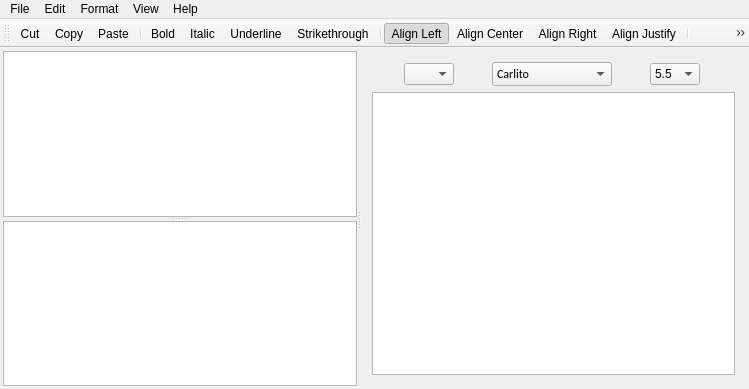
<?xml version="1.0" encoding="UTF-8"?>
<ui version="4.0">
 <class>MainWindow</class>
 <widget class="QMainWindow" name="MainWindow">
  <property name="geometry">
   <rect>
    <x>0</x>
    <y>0</y>
    <width>749</width>
    <height>389</height>
   </rect>
  </property>
  <property name="windowTitle">
   <string>Brainstorm</string>
  </property>
  <property name="windowIcon">
   <iconset resource="icons.qrc">
    <normaloff>:/icons/images/Brainstorm_128x128x32.png</normaloff>:/icons/images/Brainstorm_128x128x32.png</iconset>
  </property>
  <widget class="QWidget" name="centralWidget">
   <layout class="QHBoxLayout" name="horizontalLayout_2">
    <property name="spacing">
     <number>3</number>
    </property>
    <property name="margin">
     <number>3</number>
    </property>
    <item>
     <widget class="QSplitter" name="splitterNote">
      <property name="orientation">
       <enum>Qt::Horizontal</enum>
      </property>
      <widget class="QSplitter" name="splitterLists">
       <property name="orientation">
        <enum>Qt::Vertical</enum>
       </property>
       <widget class="QListView" name="listCategories">
        <property name="showDropIndicator" stdset="0">
         <bool>false</bool>
        </property>
        <property name="modelColumn">
         <number>0</number>
        </property>
       </widget>
       <widget class="QListView" name="listNotes">
        <property name="maximumSize">
         <size>
          <width>16777214</width>
          <height>16777215</height>
         </size>
        </property>
       </widget>
      </widget>
      <widget class="QWidget" name="layoutWidget">
       <layout class="QVBoxLayout" name="verticalLayout">
        <item>
         <layout class="QHBoxLayout" name="horizontalLayout">
          <item>
           <widget class="QComboBox" name="comboColors">
            <property name="sizePolicy">
             <sizepolicy hsizetype="Fixed" vsizetype="Fixed">
              <horstretch>0</horstretch>
              <verstretch>0</verstretch>
             </sizepolicy>
            </property>
            <property name="maximumSize">
             <size>
              <width>50</width>
              <height>16777215</height>
             </size>
            </property>
           </widget>
          </item>
          <item>
           <widget class="QFontComboBox" name="comboFonts">
            <property name="sizePolicy">
             <sizepolicy hsizetype="Maximum" vsizetype="Fixed">
              <horstretch>0</horstretch>
              <verstretch>0</verstretch>
             </sizepolicy>
            </property>
            <property name="maximumSize">
             <size>
              <width>120</width>
              <height>16777215</height>
             </size>
            </property>
            <property name="font">
             <font>
              <family>Calibri</family>
             </font>
            </property>
            <property name="editable">
             <bool>false</bool>
            </property>
            <property name="currentFont">
             <font>
              <family>Calibri</family>
             </font>
            </property>
           </widget>
          </item>
          <item>
           <widget class="QComboBox" name="comboFontSizes">
            <property name="sizePolicy">
             <sizepolicy hsizetype="Fixed" vsizetype="Fixed">
              <horstretch>0</horstretch>
              <verstretch>0</verstretch>
             </sizepolicy>
            </property>
            <property name="maximumSize">
             <size>
              <width>50</width>
              <height>16777215</height>
             </size>
            </property>
            <item>
             <property name="text">
              <string>5.5</string>
             </property>
            </item>
            <item>
             <property name="text">
              <string>6</string>
             </property>
            </item>
            <item>
             <property name="text">
              <string>6.5</string>
             </property>
            </item>
            <item>
             <property name="text">
              <string>7</string>
             </property>
            </item>
            <item>
             <property name="text">
              <string>8</string>
             </property>
            </item>
            <item>
             <property name="text">
              <string>9</string>
             </property>
            </item>
            <item>
             <property name="text">
              <string>10</string>
             </property>
            </item>
            <item>
             <property name="text">
              <string>11</string>
             </property>
            </item>
            <item>
             <property name="text">
              <string>12</string>
             </property>
            </item>
            <item>
             <property name="text">
              <string>13</string>
             </property>
            </item>
            <item>
             <property name="text">
              <string>14</string>
             </property>
            </item>
            <item>
             <property name="text">
              <string>15</string>
             </property>
            </item>
            <item>
             <property name="text">
              <string>16</string>
             </property>
            </item>
            <item>
             <property name="text">
              <string>18</string>
             </property>
            </item>
            <item>
             <property name="text">
              <string>20</string>
             </property>
            </item>
            <item>
             <property name="text">
              <string>22</string>
             </property>
            </item>
            <item>
             <property name="text">
              <string>24</string>
             </property>
            </item>
            <item>
             <property name="text">
              <string>26</string>
             </property>
            </item>
            <item>
             <property name="text">
              <string>28</string>
             </property>
            </item>
            <item>
             <property name="text">
              <string>30</string>
             </property>
            </item>
            <item>
             <property name="text">
              <string>32</string>
             </property>
            </item>
            <item>
             <property name="text">
              <string>36</string>
             </property>
            </item>
            <item>
             <property name="text">
              <string>42</string>
             </property>
            </item>
           </widget>
          </item>
         </layout>
        </item>
        <item>
         <widget class="QTextBrowser" name="textNote">
          <property name="font">
           <font>
            <family>Calibri</family>
            <pointsize>11</pointsize>
           </font>
          </property>
          <property name="autoFormatting">
           <set>QTextEdit::AutoNone</set>
          </property>
          <property name="tabChangesFocus">
           <bool>false</bool>
          </property>
          <property name="undoRedoEnabled">
           <bool>true</bool>
          </property>
          <property name="readOnly">
           <bool>false</bool>
          </property>
          <property name="textInteractionFlags">
           <set>Qt::LinksAccessibleByKeyboard|Qt::LinksAccessibleByMouse|Qt::TextBrowserInteraction|Qt::TextEditable|Qt::TextEditorInteraction|Qt::TextSelectableByKeyboard|Qt::TextSelectableByMouse</set>
          </property>
          <property name="openExternalLinks">
           <bool>true</bool>
          </property>
         </widget>
        </item>
       </layout>
      </widget>
     </widget>
    </item>
   </layout>
  </widget>
  <widget class="QMenuBar" name="menuBar">
   <property name="geometry">
    <rect>
     <x>0</x>
     <y>0</y>
     <width>749</width>
     <height>22</height>
    </rect>
   </property>
   <widget class="QMenu" name="menuFile">
    <property name="title">
     <string>File</string>
    </property>
    <addaction name="actionNew_Category"/>
    <addaction name="actionRename_Category"/>
    <addaction name="actionDelete_Category"/>
    <addaction name="separator"/>
    <addaction name="actionNew_Note"/>
    <addaction name="actionRename_Note"/>
    <addaction name="actionSave_Note"/>
    <addaction name="actionDelete_Note"/>
    <addaction name="separator"/>
    <addaction name="actionImport_Notes"/>
    <addaction name="actionExport_Category"/>
    <addaction name="separator"/>
    <addaction name="actionQuit"/>
   </widget>
   <widget class="QMenu" name="menuEdit">
    <property name="title">
     <string>Edit</string>
    </property>
    <addaction name="actionUndo"/>
    <addaction name="actionRedo"/>
    <addaction name="separator"/>
    <addaction name="actionCut"/>
    <addaction name="actionCopy"/>
    <addaction name="actionPaste"/>
    <addaction name="separator"/>
    <addaction name="actionFind_Replace"/>
   </widget>
   <widget class="QMenu" name="menuFormat">
    <property name="title">
     <string>Format</string>
    </property>
    <addaction name="actionBold"/>
    <addaction name="actionItalic"/>
    <addaction name="actionUnderline"/>
    <addaction name="actionStrikethrough"/>
    <addaction name="separator"/>
    <addaction name="actionBullet_List"/>
    <addaction name="actionNumber_List"/>
    <addaction name="separator"/>
    <addaction name="actionIncrease_Indent"/>
    <addaction name="actionDecrease_Indent"/>
    <addaction name="separator"/>
    <addaction name="actionShow_Fonts"/>
    <addaction name="actionShow_Colors"/>
    <addaction name="actionIncrease_Font"/>
    <addaction name="actionDecrease_Font"/>
    <addaction name="actionReset_Font"/>
    <addaction name="separator"/>
    <addaction name="actionAlign_Left"/>
    <addaction name="actionAlign_Center"/>
    <addaction name="actionAlign_Right"/>
    <addaction name="actionAlign_Justify"/>
   </widget>
   <widget class="QMenu" name="menuView">
    <property name="title">
     <string>View</string>
    </property>
    <addaction name="actionHide_Window"/>
    <addaction name="separator"/>
    <addaction name="actionPrevious_Category"/>
    <addaction name="actionNext_Category"/>
    <addaction name="separator"/>
    <addaction name="actionPrevious_Note"/>
    <addaction name="actionNext_Note"/>
   </widget>
   <widget class="QMenu" name="menuHelp">
    <property name="title">
     <string>Help</string>
    </property>
    <addaction name="actionAbout_Qt"/>
    <addaction name="actionAbout_Brainstorm"/>
   </widget>
   <addaction name="menuFile"/>
   <addaction name="menuEdit"/>
   <addaction name="menuFormat"/>
   <addaction name="menuView"/>
   <addaction name="menuHelp"/>
  </widget>
  <widget class="QToolBar" name="toolBar">
   <property name="windowTitle">
    <string>toolBar</string>
   </property>
   <property name="iconSize">
    <size>
     <width>20</width>
     <height>20</height>
    </size>
   </property>
   <attribute name="toolBarArea">
    <enum>TopToolBarArea</enum>
   </attribute>
   <attribute name="toolBarBreak">
    <bool>false</bool>
   </attribute>
   <addaction name="actionCut"/>
   <addaction name="actionCopy"/>
   <addaction name="actionPaste"/>
   <addaction name="separator"/>
   <addaction name="actionBold"/>
   <addaction name="actionItalic"/>
   <addaction name="actionUnderline"/>
   <addaction name="actionStrikethrough"/>
   <addaction name="separator"/>
   <addaction name="actionAlign_Left"/>
   <addaction name="actionAlign_Center"/>
   <addaction name="actionAlign_Right"/>
   <addaction name="actionAlign_Justify"/>
   <addaction name="separator"/>
   <addaction name="actionBullet_List"/>
   <addaction name="actionNumber_List"/>
   <addaction name="separator"/>
  </widget>
  <action name="actionQuit">
   <property name="text">
    <string>Quit</string>
   </property>
   <property name="shortcut">
    <string>Ctrl+Q</string>
   </property>
  </action>
  <action name="actionNew_Category">
   <property name="icon">
    <iconset resource="icons.qrc">
     <normaloff>:/toolbar/images/folder-new.png</normaloff>:/toolbar/images/folder-new.png</iconset>
   </property>
   <property name="text">
    <string>New Category</string>
   </property>
   <property name="shortcut">
    <string>Ctrl+Shift+N</string>
   </property>
  </action>
  <action name="actionRename_Category">
   <property name="text">
    <string>Rename Category</string>
   </property>
   <property name="shortcut">
    <string>Ctrl+Shift+R</string>
   </property>
  </action>
  <action name="actionDelete_Category">
   <property name="text">
    <string>Delete Category</string>
   </property>
  </action>
  <action name="actionNew_Note">
   <property name="icon">
    <iconset resource="icons.qrc">
     <normaloff>:/toolbar/images/document-new.png</normaloff>:/toolbar/images/document-new.png</iconset>
   </property>
   <property name="text">
    <string>New Note</string>
   </property>
   <property name="shortcut">
    <string>Ctrl+N</string>
   </property>
  </action>
  <action name="actionRename_Note">
   <property name="text">
    <string>Rename Note</string>
   </property>
   <property name="shortcut">
    <string>Ctrl+R</string>
   </property>
  </action>
  <action name="actionDelete_Note">
   <property name="text">
    <string>Delete Note</string>
   </property>
  </action>
  <action name="actionSave_Note">
   <property name="icon">
    <iconset resource="icons.qrc">
     <normaloff>:/toolbar/images/document-save.png</normaloff>:/toolbar/images/document-save.png</iconset>
   </property>
   <property name="text">
    <string>Save Note</string>
   </property>
   <property name="shortcut">
    <string>Ctrl+S</string>
   </property>
  </action>
  <action name="actionImport_Notes">
   <property name="text">
    <string>Import Notes...</string>
   </property>
  </action>
  <action name="actionExport_Category">
   <property name="text">
    <string>Export Category</string>
   </property>
  </action>
  <action name="actionUndo">
   <property name="icon">
    <iconset resource="icons.qrc">
     <normaloff>:/toolbar/images/edit-undo.png</normaloff>:/toolbar/images/edit-undo.png</iconset>
   </property>
   <property name="text">
    <string>Undo</string>
   </property>
   <property name="shortcut">
    <string>Ctrl+Z</string>
   </property>
  </action>
  <action name="actionRedo">
   <property name="icon">
    <iconset resource="icons.qrc">
     <normaloff>:/toolbar/images/edit-redo.png</normaloff>:/toolbar/images/edit-redo.png</iconset>
   </property>
   <property name="text">
    <string>Redo</string>
   </property>
   <property name="shortcut">
    <string>Ctrl+Shift+Z</string>
   </property>
  </action>
  <action name="actionCut">
   <property name="icon">
    <iconset resource="icons.qrc">
     <normaloff>:/toolbar/images/edit-cut.png</normaloff>:/toolbar/images/edit-cut.png</iconset>
   </property>
   <property name="text">
    <string>Cut</string>
   </property>
   <property name="shortcut">
    <string>Ctrl+X</string>
   </property>
  </action>
  <action name="actionCopy">
   <property name="icon">
    <iconset resource="icons.qrc">
     <normaloff>:/toolbar/images/edit-copy.png</normaloff>:/toolbar/images/edit-copy.png</iconset>
   </property>
   <property name="text">
    <string>Copy</string>
   </property>
   <property name="shortcut">
    <string>Ctrl+C</string>
   </property>
  </action>
  <action name="actionFind_Replace">
   <property name="icon">
    <iconset resource="icons.qrc">
     <normaloff>:/toolbar/images/edit-find-replace.png</normaloff>:/toolbar/images/edit-find-replace.png</iconset>
   </property>
   <property name="text">
    <string>Find &amp;&amp; Replace</string>
   </property>
   <property name="shortcut">
    <string>Ctrl+F</string>
   </property>
  </action>
  <action name="actionBold">
   <property name="checkable">
    <bool>true</bool>
   </property>
   <property name="icon">
    <iconset resource="icons.qrc">
     <normaloff>:/toolbar/images/format-text-bold.png</normaloff>:/toolbar/images/format-text-bold.png</iconset>
   </property>
   <property name="text">
    <string>Bold</string>
   </property>
   <property name="shortcut">
    <string>Ctrl+B</string>
   </property>
  </action>
  <action name="actionItalic">
   <property name="checkable">
    <bool>true</bool>
   </property>
   <property name="icon">
    <iconset resource="icons.qrc">
     <normaloff>:/toolbar/images/format-text-italic.png</normaloff>:/toolbar/images/format-text-italic.png</iconset>
   </property>
   <property name="text">
    <string>Italic</string>
   </property>
   <property name="shortcut">
    <string>Ctrl+I</string>
   </property>
  </action>
  <action name="actionUnderline">
   <property name="checkable">
    <bool>true</bool>
   </property>
   <property name="icon">
    <iconset resource="icons.qrc">
     <normaloff>:/toolbar/images/format-text-underline.png</normaloff>:/toolbar/images/format-text-underline.png</iconset>
   </property>
   <property name="text">
    <string>Underline</string>
   </property>
   <property name="shortcut">
    <string>Ctrl+U</string>
   </property>
  </action>
  <action name="actionStrikethrough">
   <property name="checkable">
    <bool>true</bool>
   </property>
   <property name="icon">
    <iconset resource="icons.qrc">
     <normaloff>:/toolbar/images/format-text-strikethrough.png</normaloff>:/toolbar/images/format-text-strikethrough.png</iconset>
   </property>
   <property name="text">
    <string>Strikethrough</string>
   </property>
   <property name="shortcut">
    <string>Ctrl+K</string>
   </property>
  </action>
  <action name="actionList">
   <property name="text">
    <string>List</string>
   </property>
   <property name="shortcut">
    <string>Ctrl+L</string>
   </property>
  </action>
  <action name="actionShow_Fonts">
   <property name="text">
    <string>Show Fonts</string>
   </property>
   <property name="shortcut">
    <string>Ctrl+T</string>
   </property>
  </action>
  <action name="actionShow_Colors">
   <property name="icon">
    <iconset resource="icons.qrc">
     <normaloff>:/toolbar/images/format-font-color.png</normaloff>:/toolbar/images/format-font-color.png</iconset>
   </property>
   <property name="text">
    <string>Show Colors</string>
   </property>
  </action>
  <action name="actionIncrease_Font">
   <property name="text">
    <string>Increase Font</string>
   </property>
   <property name="shortcut">
    <string>Ctrl+=</string>
   </property>
  </action>
  <action name="actionDecrease_Font">
   <property name="text">
    <string>Decrease Font</string>
   </property>
   <property name="shortcut">
    <string>Ctrl+-</string>
   </property>
  </action>
  <action name="actionReset_Font">
   <property name="text">
    <string>Reset Font</string>
   </property>
  </action>
  <action name="actionAlign_Left">
   <property name="checkable">
    <bool>true</bool>
   </property>
   <property name="checked">
    <bool>true</bool>
   </property>
   <property name="icon">
    <iconset resource="icons.qrc">
     <normaloff>:/toolbar/images/format-justify-left.png</normaloff>:/toolbar/images/format-justify-left.png</iconset>
   </property>
   <property name="text">
    <string>Align Left</string>
   </property>
  </action>
  <action name="actionAlign_Center">
   <property name="checkable">
    <bool>true</bool>
   </property>
   <property name="icon">
    <iconset resource="icons.qrc">
     <normaloff>:/toolbar/images/format-justify-center.png</normaloff>:/toolbar/images/format-justify-center.png</iconset>
   </property>
   <property name="text">
    <string>Align Center</string>
   </property>
  </action>
  <action name="actionAlign_Right">
   <property name="checkable">
    <bool>true</bool>
   </property>
   <property name="icon">
    <iconset resource="icons.qrc">
     <normaloff>:/toolbar/images/format-justify-right.png</normaloff>:/toolbar/images/format-justify-right.png</iconset>
   </property>
   <property name="text">
    <string>Align Right</string>
   </property>
  </action>
  <action name="actionHide_Window">
   <property name="text">
    <string>Hide Window</string>
   </property>
   <property name="shortcut">
    <string>Ctrl+H</string>
   </property>
   <property name="shortcutContext">
    <enum>Qt::ApplicationShortcut</enum>
   </property>
  </action>
  <action name="actionPrevious_Category">
   <property name="text">
    <string>Previous Category</string>
   </property>
   <property name="shortcut">
    <string>Ctrl+Shift+Up</string>
   </property>
  </action>
  <action name="actionNext_Category">
   <property name="text">
    <string>Next Category</string>
   </property>
   <property name="shortcut">
    <string>Ctrl+Shift+Down</string>
   </property>
  </action>
  <action name="actionPrevious_Note">
   <property name="text">
    <string>Previous Note</string>
   </property>
   <property name="shortcut">
    <string>Ctrl+Up</string>
   </property>
  </action>
  <action name="actionNext_Note">
   <property name="text">
    <string>Next Note</string>
   </property>
   <property name="shortcut">
    <string>Ctrl+Down</string>
   </property>
  </action>
  <action name="actionAbout_Brainstorm">
   <property name="text">
    <string>About Brainstorm</string>
   </property>
  </action>
  <action name="actionAbout_Qt">
   <property name="text">
    <string>About Qt</string>
   </property>
   <property name="menuRole">
    <enum>QAction::AboutQtRole</enum>
   </property>
  </action>
  <action name="actionPaste">
   <property name="icon">
    <iconset resource="icons.qrc">
     <normaloff>:/toolbar/images/edit-paste.png</normaloff>:/toolbar/images/edit-paste.png</iconset>
   </property>
   <property name="text">
    <string>Paste</string>
   </property>
   <property name="shortcut">
    <string>Ctrl+V</string>
   </property>
  </action>
  <action name="actionAlign_Justify">
   <property name="checkable">
    <bool>true</bool>
   </property>
   <property name="icon">
    <iconset resource="icons.qrc">
     <normaloff>:/toolbar/images/format-justify-fill.png</normaloff>:/toolbar/images/format-justify-fill.png</iconset>
   </property>
   <property name="text">
    <string>Align Justify</string>
   </property>
  </action>
  <action name="actionBullet_List">
   <property name="checkable">
    <bool>true</bool>
   </property>
   <property name="icon">
    <iconset resource="icons.qrc">
     <normaloff>:/toolbar/images/list-bullets.png</normaloff>:/toolbar/images/list-bullets.png</iconset>
   </property>
   <property name="text">
    <string>Bullet List</string>
   </property>
   <property name="shortcut">
    <string>Ctrl+L</string>
   </property>
  </action>
  <action name="actionNumber_List">
   <property name="checkable">
    <bool>true</bool>
   </property>
   <property name="icon">
    <iconset resource="icons.qrc">
     <normaloff>:/toolbar/images/list-numbered.png</normaloff>:/toolbar/images/list-numbered.png</iconset>
   </property>
   <property name="text">
    <string>Number List</string>
   </property>
  </action>
  <action name="actionAlpha_List">
   <property name="checkable">
    <bool>true</bool>
   </property>
   <property name="icon">
    <iconset resource="icons.qrc">
     <normaloff>:/toolbar/images/list-lower-alpha.png</normaloff>:/toolbar/images/list-lower-alpha.png</iconset>
   </property>
   <property name="text">
    <string>Alpha List</string>
   </property>
  </action>
  <action name="actionIncrease_Indent">
   <property name="icon">
    <iconset resource="icons.qrc">
     <normaloff>:/toolbar/images/format-indent-more.png</normaloff>:/toolbar/images/format-indent-more.png</iconset>
   </property>
   <property name="text">
    <string>Increase Indent</string>
   </property>
  </action>
  <action name="actionDecrease_Indent">
   <property name="icon">
    <iconset resource="icons.qrc">
     <normaloff>:/toolbar/images/format-indent-less.png</normaloff>:/toolbar/images/format-indent-less.png</iconset>
   </property>
   <property name="text">
    <string>Decrease Indent</string>
   </property>
  </action>
 </widget>
 <layoutdefault spacing="6" margin="11"/>
 <resources>
  <include location="icons.qrc"/>
 </resources>
 <connections/>
</ui>
